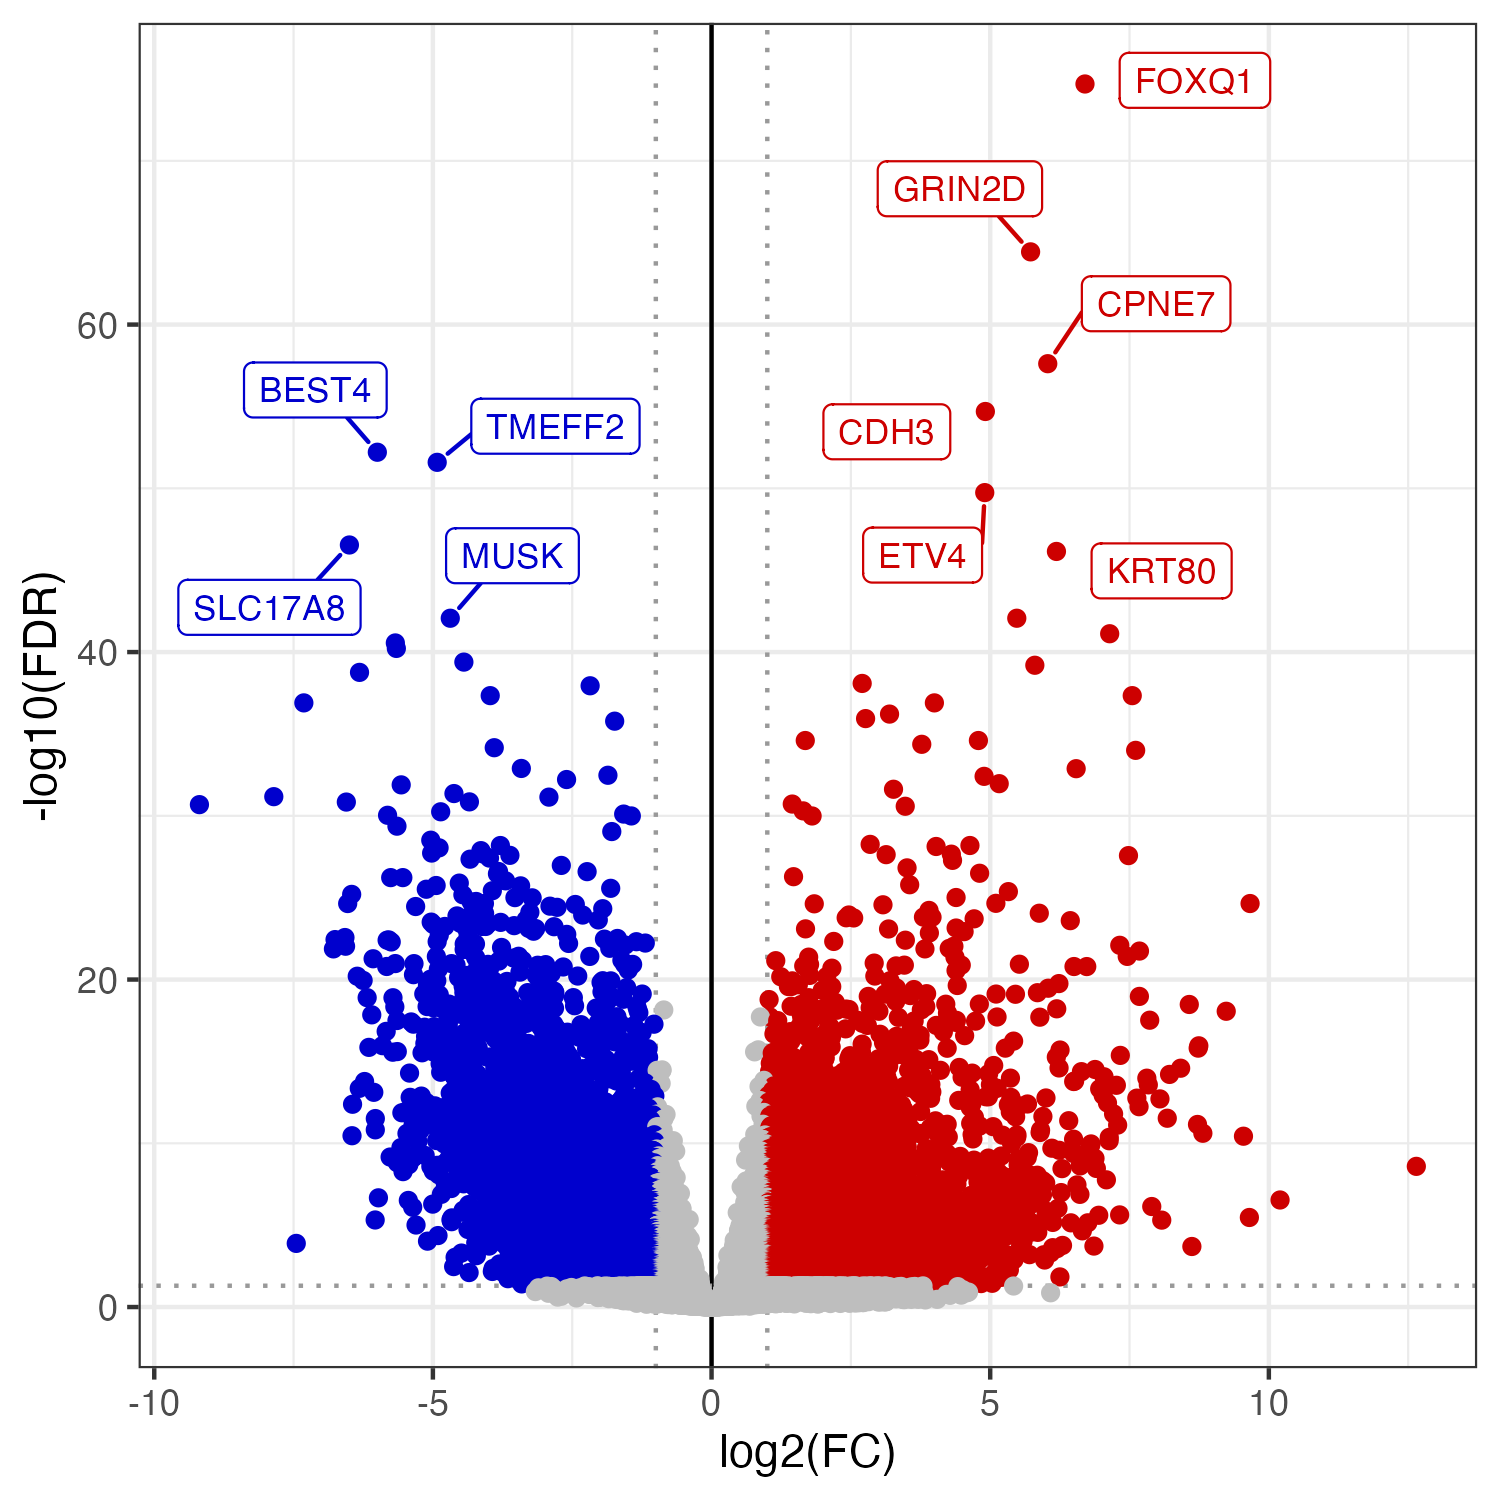

The script that saved this image:
#---- Load libraries------------------------------------------------------------
library(dplyr)
library(ggplot2)
library(ggrepel)
#---- Parameters ---------------------------------------------------------------
cutoff_FC <- 2
cutoff_FDR <- 0.05
#---- Result from DESeq2 -------------------------------------------------------
res <- read.csv("differential_analysis.csv")
#---- Label top 10 genes -------------------------------------------------------
res <- res %>%
  mutate(label = if_else(row_number() <= 10, as.character(gene_name), ""))
#---- Volcano plot -------------------------------------------------------------
ggplot(res, aes(x = log2FoldChange, y = -log10(padj), color = significant, label = label)) +
  xlab("log2(FC)") + 
  ylab("-log10(FDR)") +
  scale_color_manual(values = c("blue3", "grey", "red3")) +
  geom_vline(xintercept = 0) +
  geom_vline(xintercept = log2(cutoff_FC), linetype=3, colour = "grey60") +
  geom_vline(xintercept = -log2(cutoff_FC), linetype=3, colour = "grey60") +
  geom_hline(yintercept = -log10(cutoff_FDR), linetype = 3, colour = "grey60") +
  geom_point(show.legend = FALSE) +
  geom_label_repel(force = 1, size = 3, box.padding = 0.5, 
                   point.padding = 0.3, show.legend=FALSE) +
  theme_bw()
ggsave('volcano_plot.png', width = 5, height = 5)

